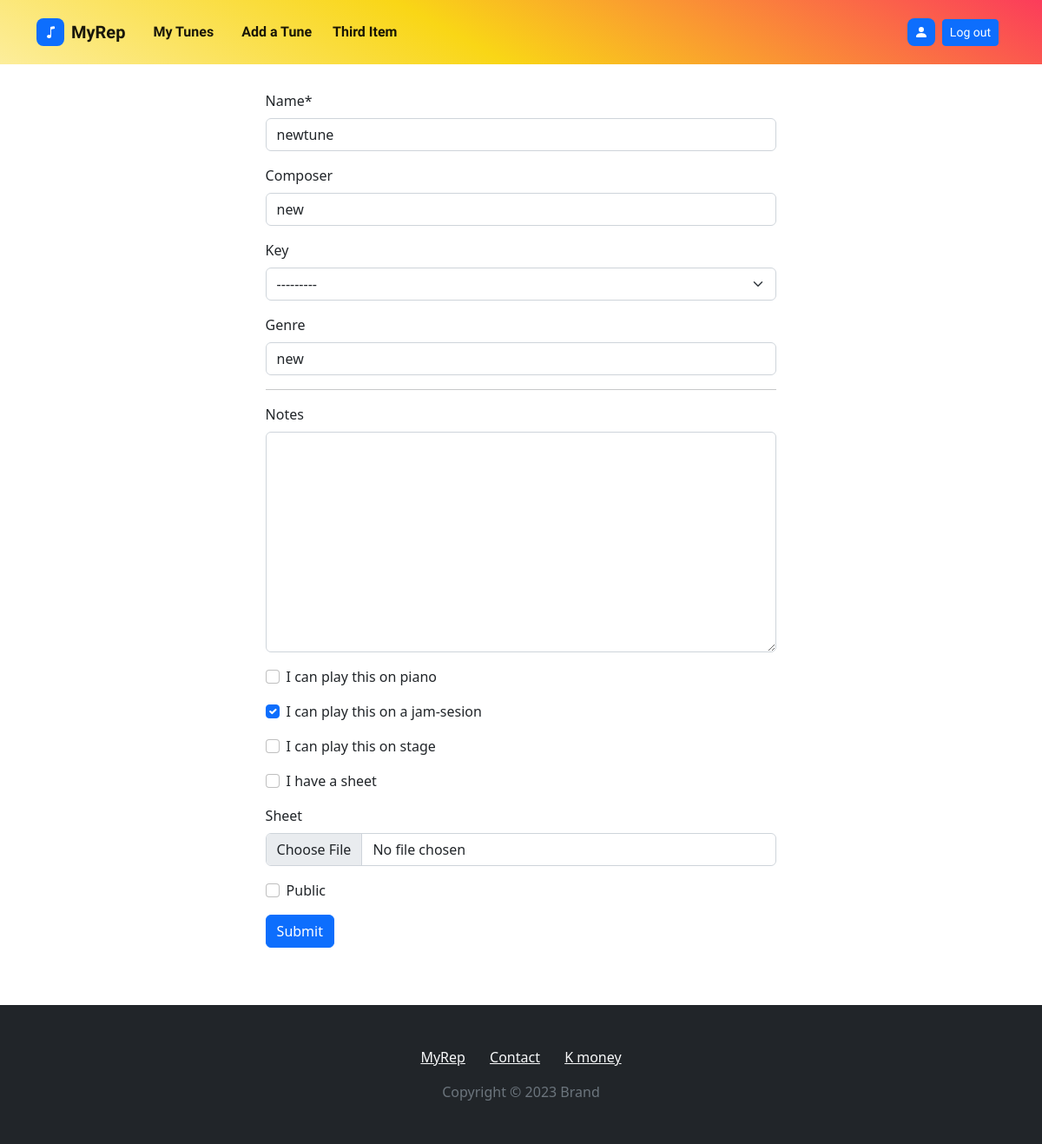
The page /tunes/update/1/5/ (signed in) on the database as committed earlier.
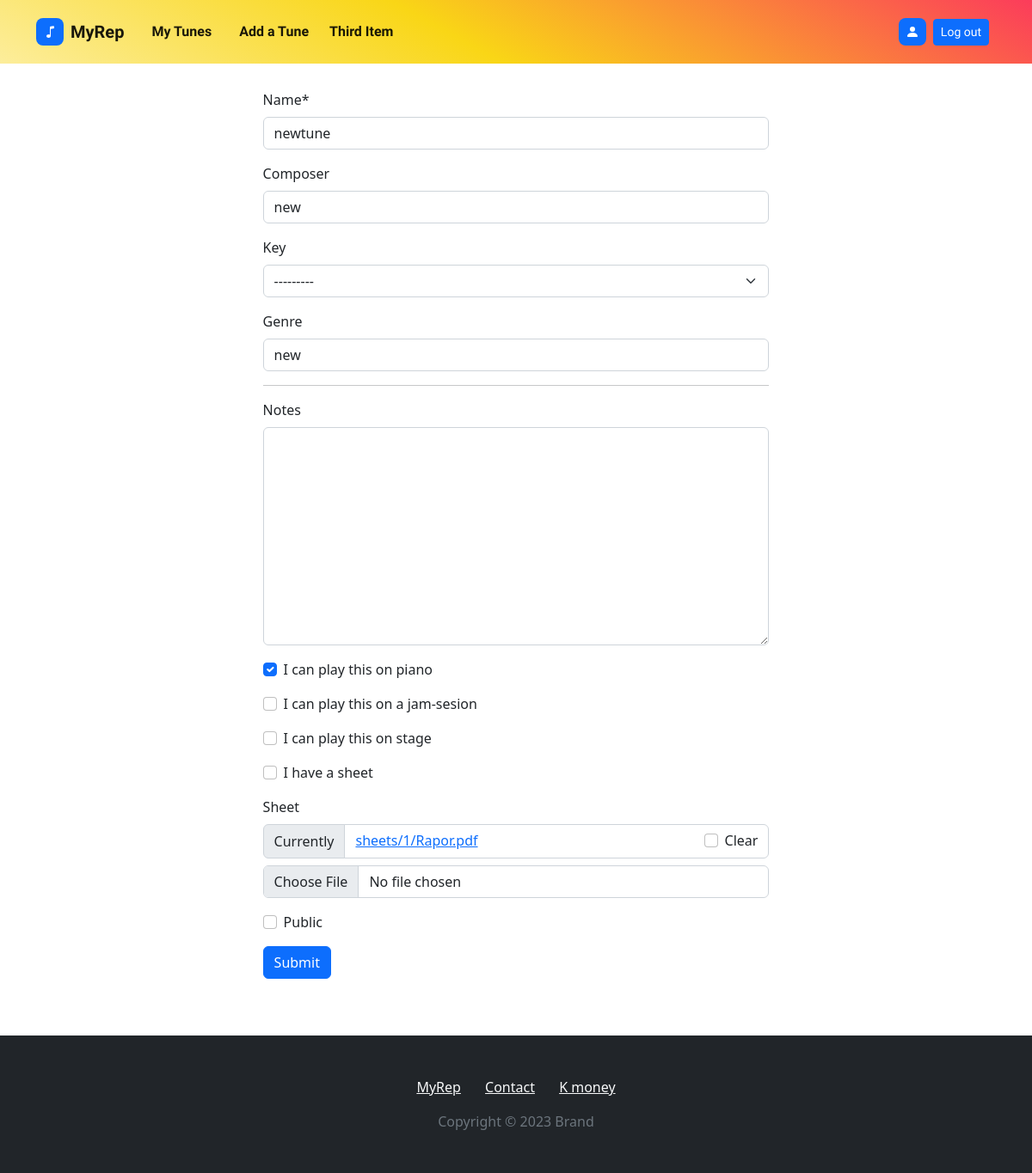
The same page on the database as committed later.
### tunes/models.py (models this page shows, shortened)
class UserTune(models.Model):
    user = models.ForeignKey(settings.AUTH_USER_MODEL, on_delete=models.CASCADE)
    tune = models.ForeignKey(Tune, on_delete=models.CASCADE)
    notes = models.TextField(max_length=400,null=True,blank=True)
    playonpiano = models.BooleanField(default=False)
    playonjamsession = models.BooleanField(default=False)
    playonstage = models.BooleanField(default=False)
    havesheet = models.BooleanField(default=False)
    sheet = models.FileField(upload_to= tunes_user_directory_path , blank=True, null=True, validators=[validate_file_extension])
    updated = models.DateField(auto_now=True)
    created = models.DateField(auto_now_add=True)
    public = models.BooleanField(default=False)
    objects = UserTuneManager()

### tunes/views.py (the view)
# urls.py: path('tunes/update/<int:pk>/<int:id>/', tune_update_view, name='tunes-update-view'),
@login_required
def tune_update_view(request, pk, id):
    User = get_user_model()
    user = get_object_or_404(User, id=pk)
    usertune = get_object_or_404(UserTune, id=id, user=user)
    tune = usertune.tune
    form1 = TuneForm(request.POST or None, instance=tune)
    form2 = UserTuneForm(request.POST or None, request.FILES or None, instance=usertune)
    context = {
        'form1' : form1,
        'form2' : form2
    }
    if all([form1.is_valid(), form2.is_valid()]):
        parent = form1.save(commit=False)
        parent.save()
        child = form2.save(commit=False)
        child.user = request.user
        child.tune = parent
        child.save()
        return redirect('tunes-detail-view', pk=request.user.id , id=child.id)
    else:
        print('else')
    return render(request, 'pages/tune_create_update.html', context)

### tunes/forms.py
class TuneForm(forms.ModelForm):
    class Meta:
        model = Tune
        fields = ('name', 'composer', 'key', 'genre')
    def __init__(self, *args, **kwargs):
        super().__init__(*args, **kwargs)
        self.helper = FormHelper()
        self.helper.form_tag = False
        self.helper.disable_csrf = True
        self.helper.layout = Layout(
        )

class UserTuneForm(forms.ModelForm):
    class Meta:
        model = UserTune
        fields = ('notes', 'playonpiano', 'playonjamsession', 'playonstage', 'havesheet', 'sheet','public')
        labels = {
        "playonpiano": "I can play this on piano",
        'playonjamsession': 'I can play this on a jam-sesion',
        'playonstage': 'I can play this on stage',
        'havesheet': 'I have a sheet'
    }
    def __init__(self, *args, **kwargs):
        super().__init__(*args, **kwargs)
        self.helper = FormHelper()
        self.helper.form_tag = False
        self.helper.disable_csrf = True
        self.helper.layout = Layout(
        )
        self.helper.add_input(Submit('submit', 'Submit'))

### accounts/models.py (called while the page is built)
    @property
    def is_active(self):
        return self.active

### templates/pages/tune_create_update.html (shortened to what this page needs)
{% extends 'main/main.html' %}
{% load crispy_forms_tags %}
{% block content %}
<div style='margin-right: 10%; margin-left: 10%'>
<form method='POST' enctype="multipart/form-data">
    {% crispy form1 %}
    <hr>
    {% crispy form2 %}
</form>
</div>
{% endblock content %}

Rows that differ between the two databases and show on the page:
changed UserTune: playonpiano "☐" → "☑"; playonjamsession "☑" → "☐"
Other text that changed with them:
form field crispy: (not shown) → "☐"
text no longer shown: "Notes I can play this on piano I can play this on a jam-sesion I can play this on stage I have a sheet Sheet Public"
text now shown: "Notes I can play this on piano I can play this on a jam-sesion I can play this on stage I have a sheet Sheet Currently sheets/1/Rapor.pdf Clear Public"
